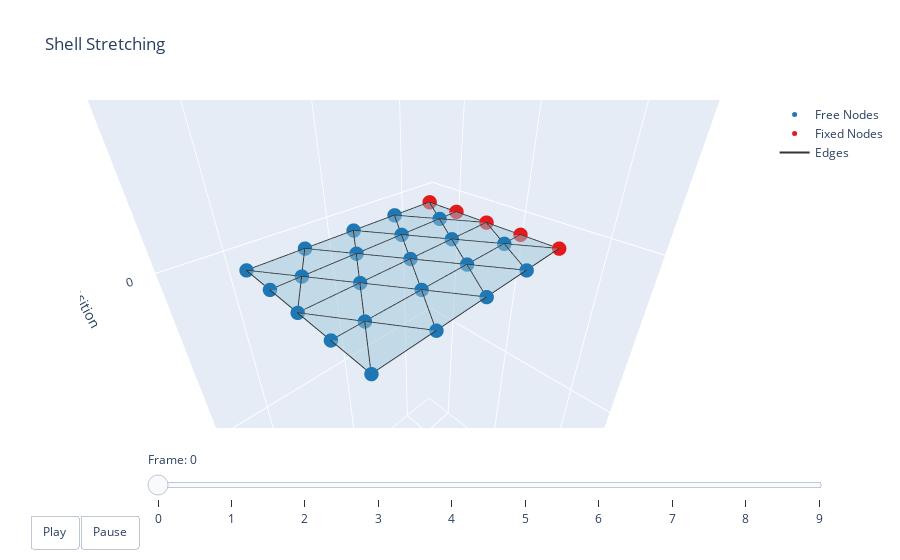

Notebook code for this chart:
### Code cell
# test 04-14-25

robot_test = dismech.SoftRobot(geom, material, geo, static_3d_sim, dismech.Environment())
robot_test = robot_test.fix_nodes(left_ids)

def both_thresh_strain(strain: float, x_thresh: float = 0.3, y_thresh: float = 0.2):
    """
    Sets all stretch springs where x_mid > 0.3 or y_mid > 0.2 to strain.
    If any value of the strain array is nan, it will be replaced with the normal strain calculation.
    """
    def func(nodes):
        n1, n2 = nodes
        ret = np.full(n1.shape[0], np.nan)
        
        mx = (n1[:, 0] + n2[:,0]) / 2
        my = (n1[:, 1] + n2[:,1]) / 2

        ret[mx > x_thresh] = strain
        # ret[my > y_thresh] = strain

        return ret
    return func

# For hinges, there are 4 nodes, but the main edge is the first two nodes
def hinge_thresh_strain(strain: float, x_thresh: float = 0.3, y_thresh: float = 0.2):
    """
    Sets all hinge springs where x_mid > 0.3 or y_mid > 0.2 to strain
    """
    def func(nodes):
        n1, n2, _, _ = nodes
        ret = np.full(n1.shape[0], np.nan)
        
        mx = (n1[:, 0] + n2[:,0]) / 2
        my = (n1[:, 1] + n2[:,1]) / 2

        ret[mx > x_thresh] = strain
        # ret[my > y_thresh] = strain

        return ret
    return func

custom_stretch_energy = dismech.StretchEnergy(robot_test.stretch_springs, robot_test.state, both_thresh_strain(2.0))
print("Edge IDs with ref stretch strain: {}".format(np.where(custom_stretch_energy._nat_strain == 2.0)))
print("ref stretch strains: {}".format(custom_stretch_energy._nat_strain))

custom_hinge_energy = dismech.HingeEnergy(robot_test.hinge_springs, robot_test.state, hinge_thresh_strain(100.0))
print("ref hinge strains: {}".format(custom_hinge_energy._nat_strain))

hinge_id_list = []
for i in np.where(custom_hinge_energy._nat_strain == 100.0)[0]:
    hinge_id_list.append(int(n_to_e(robot_test.hinge_springs[i].nodes_ind[:2])))
print("Edge IDs with ref hinge strain: {}".format(hinge_id_list))


stepper = dismech.ImplicitEulerTimeStepper(robot_test)
# stepper.before_step = pull_right_end

robots = stepper.simulate()

qs = np.stack([robot.state.q for robot in robots])

# Save states instead of q.
states = [robot.state for robot in robots]

data = []
for state in states:
    temp = {}
    temp['Stretch'] = get_entry(state, robot_test.stretch_springs, custom_stretch_energy, n_to_e)
    temp['Hinge'] = get_entry(state, robot_test.hinge_springs, custom_hinge_energy, n_to_e)
    data.append(temp)

write_elastic_energy_csv(data, filename='example1_strain_energy.csv', fill_value="-1E10")

t = np.arange(robot_test.sim_params.total_time, step=robot_test.sim_params.dt)
options = dismech.AnimationOptions(y_lim=[-0.1, 0.5], x_lim=[-0.1, 0.5], title='Shell Stretching')
fig = dismech.get_interactive_animation_plotly(robot_test, t, qs, options)
fig.show()

### Figure 1 — Plotly figure (JSON) as saved in the notebook; plotly's stock layout.template omitted (floating-point values rounded to 4 significant figures; data arrays with more than 128 entries replaced by an {"elided": "..."} marker saying what was removed)
{"data": [{"marker": {"color": "#1f78b4", "size": 5}, "mode": "markers", "name": "Free Nodes", "type": "scatter3d", "x": [0.1, 0.2, 0.3, 0.4, 0.05, 0.15, 0.25, 0.35, 0.4, 0.1, 0.2, 0.3, 0.4, 0.05, 0.15, 0.25, 0.35, 0.4, 0.1, 0.2, 0.3, 0.4], "y": [0.0, 0.0, 0.0, 0.0, 0.0866, 0.0866, 0.0866, 0.0866, 0.0866, 0.1732, 0.1732, 0.1732, 0.1732, 0.2598, 0.2598, 0.2598, 0.2598, 0.2598, 0.3464, 0.3464, 0.3464, 0.3464], "z": [0.0, 0.0, 0.0, 0.0, 0.0, 0.0, 0.0, 0.0, 0.0, 0.0, 0.0, 0.0, 0.0, 0.0, 0.0, 0.0, 0.0, 0.0, 0.0, 0.0, 0.0, 0.0]}, {"marker": {"color": "#e31a1c", "size": 5}, "mode": "markers", "name": "Fixed Nodes", "type": "scatter3d", "x": [0.0, 0.0, 0.0, 0.0, 0.0], "y": [0.0, 0.0866, 0.1732, 0.2598, 0.3464], "z": [0.0, 0.0, 0.0, 0.0, 0.0]}, {"line": {"color": "#333333", "width": 2}, "mode": "lines", "name": "Edges", "type": "scatter3d", "x": {"elided": "186 float values"}, "y": {"elided": "186 float values"}, "z": {"elided": "186 int values"}}, {"color": "rgba(166, 206, 227, 0.7)", "i": [19, 18, 5, 6, 1, 3, 19, 8, 14, 7, 8, 1, 7, 17, 16, 23, 23, 17, 3, 9, 9, 14, 20, 25, 14, 20, 6, 12, 18, 17, 7, 12, 10, 9, 20, 21], "j": [18, 19, 6, 5, 6, 8, 25, 14, 19, 8, 7, 7, 1, 16, 17, 17, 18, 23, 9, 3, 14, 9, 25, 20, 20, 14, 12, 17, 12, 12, 12, 7, 9, 10, 21, 20], "k": [13, 24, 11, 0, 0, 2, 24, 13, 13, 13, 2, 6, 2, 11, 22, 18, 24, 22, 8, 4, 8, 15, 19, 26, 19, 15, 11, 11, 13, 18, 6, 13, 4, 15, 26, 15], "name": "Faces", "opacity": 0.7, "showscale": false, "type": "mesh3d", "x": [0.0, 0.1, 0.2, 0.3, 0.4, 0.0, 0.05, 0.15, 0.25, 0.35, 0.4, 0.0, 0.1, 0.2, 0.3, 0.4, 0.0, 0.05, 0.15, 0.25, 0.35, 0.4, 0.0, 0.1, 0.2, 0.3, 0.4], "y": [0.0, 0.0, 0.0, 0.0, 0.0, 0.0866, 0.0866, 0.0866, 0.0866, 0.0866, 0.0866, 0.1732, 0.1732, 0.1732, 0.1732, 0.1732, 0.2598, 0.2598, 0.2598, 0.2598, 0.2598, 0.2598, 0.3464, 0.3464, 0.3464, 0.3464, 0.3464], "z": [0.0, 0.0, 0.0, 0.0, 0.0, 0.0, 0.0, 0.0, 0.0, 0.0, 0.0, 0.0, 0.0, 0.0, 0.0, 0.0, 0.0, 0.0, 0.0, 0.0, 0.0, 0.0, 0.0, 0.0, 0.0, 0.0, 0.0]}], "layout": {"scene": {"camera": {"eye": {"x": 0.4861, "y": 0.4861, "z": 0.3969}}, "xaxis": {"range": [-0.1, 0.5], "title": {"text": "X Position"}}, "yaxis": {"range": [-0.1, 0.5], "title": {"text": "Y Position"}}, "zaxis": {"range": [0, 0], "title": {"text": "Z Position"}}}, "sliders": [{"currentvalue": {"prefix": "Frame: "}, "steps": [{"args": [["0"], {"frame": {"duration": 50, "redraw": true}, "mode": "immediate"}], "label": "0", "method": "animate"}, {"args": [["1"], {"frame": {"duration": 50, "redraw": true}, "mode": "immediate"}], "label": "1", "method": "animate"}, {"args": [["2"], {"frame": {"duration": 50, "redraw": true}, "mode": "immediate"}], "label": "2", "method": "animate"}, {"args": [["3"], {"frame": {"duration": 50, "redraw": true}, "mode": "immediate"}], "label": "3", "method": "animate"}, {"args": [["4"], {"frame": {"duration": 50, "redraw": true}, "mode": "immediate"}], "label": "4", "method": "animate"}, {"args": [["5"], {"frame": {"duration": 50, "redraw": true}, "mode": "immediate"}], "label": "5", "method": "animate"}, {"args": [["6"], {"frame": {"duration": 50, "redraw": true}, "mode": "immediate"}], "label": "6", "method": "animate"}, {"args": [["7"], {"frame": {"duration": 50, "redraw": true}, "mode": "immediate"}], "label": "7", "method": "animate"}, {"args": [["8"], {"frame": {"duration": 50, "redraw": true}, "mode": "immediate"}], "label": "8", "method": "animate"}, {"args": [["9"], {"frame": {"duration": 50, "redraw": true}, "mode": "immediate"}], "label": "9", "method": "animate"}], "transition": {"duration": 0}, "x": 0.1, "y": 0}], "title": {"text": "Shell Stretching"}, "updatemenus": [{"buttons": [{"args": [null, {"frame": {"duration": 50, "redraw": true}, "fromcurrent": true}], "label": "Play", "method": "animate"}, {"args": [[null], {"frame": {"duration": 0, "redraw": true}, "mode": "immediate"}], "label": "Pause", "method": "animate"}], "direction": "left", "pad": {"r": 10, "t": 87}, "showactive": false, "type": "buttons", "x": 0.1, "xanchor": "right", "y": 0, "yanchor": "top"}]}}
